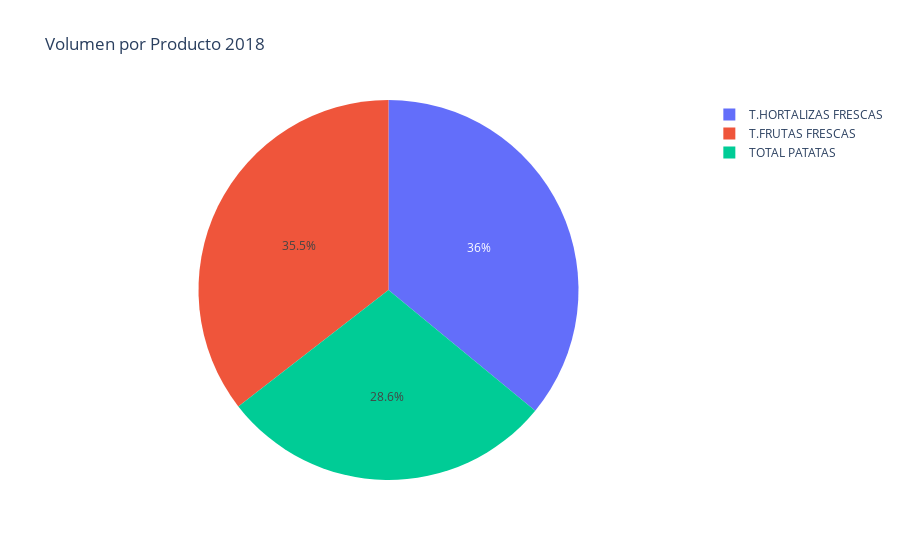
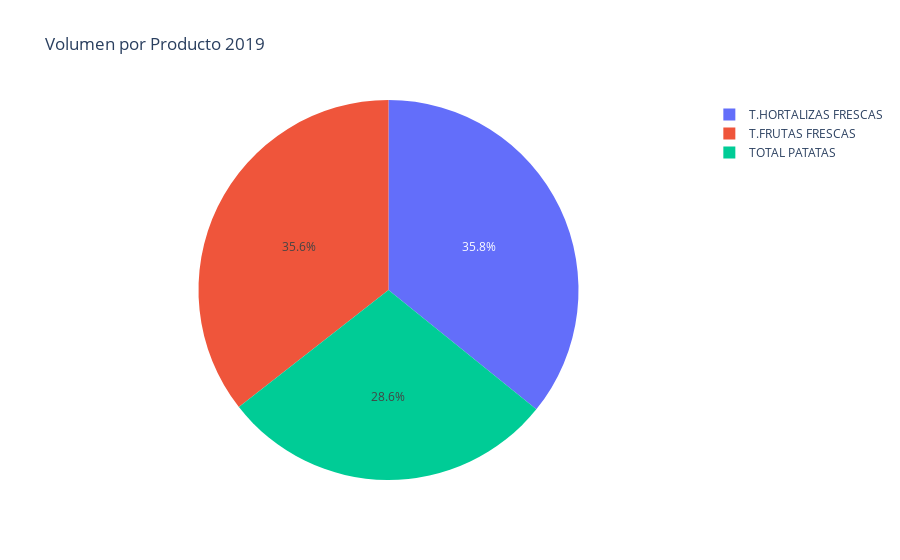
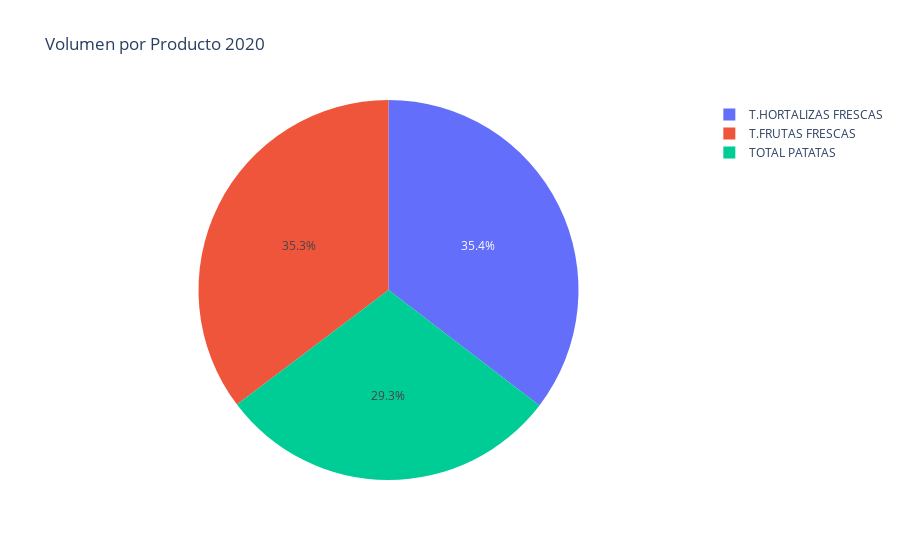

Here is the notebook cell these charts were saved with, in order:
### Code cell
fig = px.pie(p[p.anyo==2018], values='penetracion', names='producto', title='Volumen por Producto 2018')
fig.show()
fig = px.pie(p[p.anyo==2019], values='penetracion', names='producto', title='Volumen por Producto 2019')
fig.show()
fig = px.pie(p[p.anyo==2020], values='penetracion', names='producto', title='Volumen por Producto 2020')
fig.show()

### Figure 1 — Plotly figure (JSON) as saved in the notebook; plotly's stock layout.template omitted (floating-point values rounded to 4 significant figures)
{"data": [{"domain": {"x": [0, 1], "y": [0, 1]}, "hovertemplate": "producto=%{label}<br>penetracion=%{value}<extra></extra>", "labels": ["T.FRUTAS FRESCAS", "T.HORTALIZAS FRESCAS", "TOTAL PATATAS", "T.FRUTAS FRESCAS", "T.HORTALIZAS FRESCAS", "TOTAL PATATAS", "T.FRUTAS FRESCAS", "T.HORTALIZAS FRESCAS", "TOTAL PATATAS", "T.FRUTAS FRESCAS", "T.HORTALIZAS FRESCAS", "TOTAL PATATAS", "T.FRUTAS FRESCAS", "T.HORTALIZAS FRESCAS", "TOTAL PATATAS", "T.FRUTAS FRESCAS", "T.HORTALIZAS FRESCAS", "TOTAL PATATAS", "T.FRUTAS FRESCAS", "T.HORTALIZAS FRESCAS", "TOTAL PATATAS", "T.FRUTAS FRESCAS", "T.HORTALIZAS FRESCAS", "TOTAL PATATAS", "T.FRUTAS FRESCAS", "T.HORTALIZAS FRESCAS", "TOTAL PATATAS", "T.FRUTAS FRESCAS", "T.HORTALIZAS FRESCAS", "TOTAL PATATAS", "T.FRUTAS FRESCAS", "T.HORTALIZAS FRESCAS", "TOTAL PATATAS", "T.FRUTAS FRESCAS", "T.HORTALIZAS FRESCAS", "TOTAL PATATAS"], "legendgroup": "", "name": "", "showlegend": true, "type": "pie", "values": [95.29, 97.18, 76.31, 94.62, 96.42, 74.48, 96.0, 96.46, 78.71, 95.83, 96.91, 76.28, 96.19, 97.06, 77.08, 95.59, 96.8, 77.55, 94.2, 95.5, 76.84, 91.5, 92.19, 74.12, 93.09, 94.79, 75.66, 93.86, 96.1, 76.77, 94.07, 95.12, 73.09, 94.62, 95.2, 76.02]}], "layout": {"legend": {"tracegroupgap": 0}, "title": {"text": "Volumen por Producto 2018"}}}

### Figure 2 — Plotly figure (JSON) as saved in the notebook; plotly's stock layout.template omitted (floating-point values rounded to 4 significant figures)
{"data": [{"domain": {"x": [0, 1], "y": [0, 1]}, "hovertemplate": "producto=%{label}<br>penetracion=%{value}<extra></extra>", "labels": ["T.FRUTAS FRESCAS", "T.HORTALIZAS FRESCAS", "TOTAL PATATAS", "T.FRUTAS FRESCAS", "T.HORTALIZAS FRESCAS", "TOTAL PATATAS", "T.FRUTAS FRESCAS", "T.HORTALIZAS FRESCAS", "TOTAL PATATAS", "T.FRUTAS FRESCAS", "T.HORTALIZAS FRESCAS", "TOTAL PATATAS", "T.FRUTAS FRESCAS", "T.HORTALIZAS FRESCAS", "TOTAL PATATAS", "T.FRUTAS FRESCAS", "T.HORTALIZAS FRESCAS", "TOTAL PATATAS", "T.FRUTAS FRESCAS", "T.HORTALIZAS FRESCAS", "TOTAL PATATAS", "T.FRUTAS FRESCAS", "T.HORTALIZAS FRESCAS", "TOTAL PATATAS", "T.FRUTAS FRESCAS", "T.HORTALIZAS FRESCAS", "TOTAL PATATAS", "T.FRUTAS FRESCAS", "T.HORTALIZAS FRESCAS", "TOTAL PATATAS", "T.FRUTAS FRESCAS", "T.HORTALIZAS FRESCAS", "TOTAL PATATAS", "T.FRUTAS FRESCAS", "T.HORTALIZAS FRESCAS", "TOTAL PATATAS"], "legendgroup": "", "name": "", "showlegend": true, "type": "pie", "values": [95.07, 96.55, 76.94, 95.55, 96.42, 74.85, 96.75, 96.77, 76.95, 96.98, 96.78, 78.78, 96.6, 96.69, 77.58, 95.56, 96.42, 75.87, 94.72, 95.56, 76.16, 91.64, 92.88, 75.36, 93.46, 94.3, 76.16, 94.94, 95.9, 76.68, 95.61, 95.83, 77.04, 94.95, 95.46, 76.22]}], "layout": {"legend": {"tracegroupgap": 0}, "title": {"text": "Volumen por Producto 2019"}}}

### Figure 3 — Plotly figure (JSON) as saved in the notebook; plotly's stock layout.template omitted (floating-point values rounded to 4 significant figures)
{"data": [{"domain": {"x": [0, 1], "y": [0, 1]}, "hovertemplate": "producto=%{label}<br>penetracion=%{value}<extra></extra>", "labels": ["T.FRUTAS FRESCAS", "T.HORTALIZAS FRESCAS", "TOTAL PATATAS", "T.FRUTAS FRESCAS", "T.HORTALIZAS FRESCAS", "TOTAL PATATAS", "T.FRUTAS FRESCAS", "T.HORTALIZAS FRESCAS", "TOTAL PATATAS", "T.FRUTAS FRESCAS", "T.HORTALIZAS FRESCAS", "TOTAL PATATAS", "T.FRUTAS FRESCAS", "T.HORTALIZAS FRESCAS", "TOTAL PATATAS", "T.FRUTAS FRESCAS", "T.HORTALIZAS FRESCAS", "TOTAL PATATAS", "T.FRUTAS FRESCAS", "T.HORTALIZAS FRESCAS", "T.FRUTAS FRESCAS", "T.HORTALIZAS FRESCAS", "T.FRUTAS FRESCAS", "T.HORTALIZAS FRESCAS", "T.FRUTAS FRESCAS", "T.HORTALIZAS FRESCAS", "T.FRUTAS FRESCAS", "T.HORTALIZAS FRESCAS"], "legendgroup": "", "name": "", "showlegend": true, "type": "pie", "values": [96.05, 96.79, 76.97, 95.86, 96.32, 77.15, 97.37, 97.21, 82.73, 98.12, 98.03, 84.73, 97.71, 97.33, 81.33, 96.85, 97.59, 80.16, null, null, null, null, null, null, null, null, null, null]}], "layout": {"legend": {"tracegroupgap": 0}, "title": {"text": "Volumen por Producto 2020"}}}
